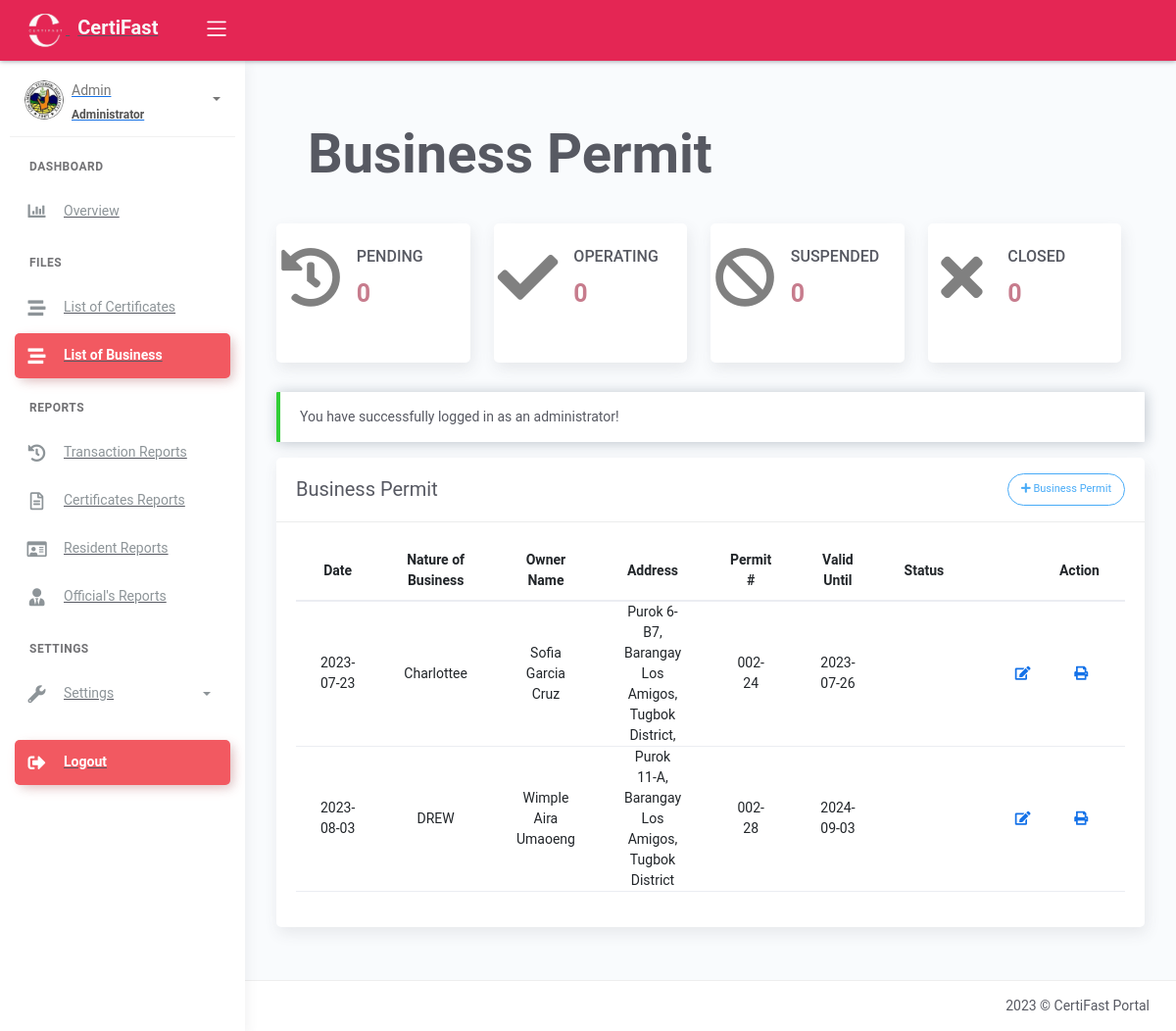
Page /business_permit.php (signed in) on the earlier database version.
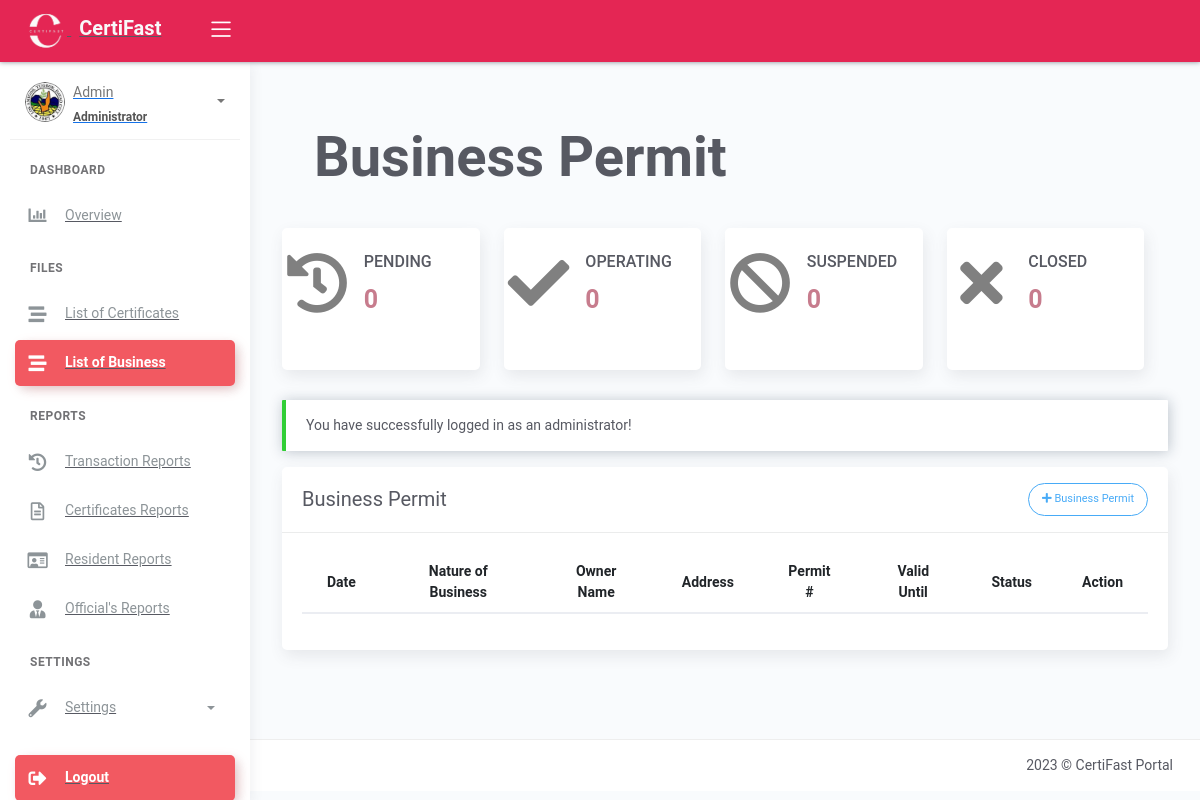
Same page on the later database version.
### tables this page shows
CREATE TABLE `tblpermit` (
  `id` int(11) NOT NULL AUTO_INCREMENT,
  `permit_number` varchar(50) NOT NULL,
  `business_name` varchar(80) DEFAULT NULL,
  `owner1` varchar(200) DEFAULT NULL,
  `email` varchar(50) DEFAULT NULL,
  `address` varchar(50) DEFAULT NULL,
  `location` varchar(50) DEFAULT NULL,
  `applied` date DEFAULT current_timestamp(),
  `community_tax` varchar(50) NOT NULL,
  `issued_on` date NOT NULL DEFAULT current_timestamp(),
  `issued_at` varchar(50) NOT NULL,
  `validation` date NOT NULL,
  `cert_name` varchar(50) NOT NULL,
  `requester` varchar(50) NOT NULL,
  `req_email` varchar(50) NOT NULL,
  `status` varchar(50) NOT NULL,
  PRIMARY KEY (`id`)
);

### business_permit.php (the view, shortened to what the changed rows need)
<?php include 'server/server.php' ?>
<?php
	$query = "SELECT * FROM `tblpermit`";
	$result = $conn->query($query);
	$statusBadges = [
		'on hold' => '<span class="badge badge-primary">On Hold</span>',
		'operating' => '<span class="badge badge-success">Operating</span>',
		'suspended' => '<span class="badge badge-warning">Suspended</span>',
		'closed' => '<span class="badge badge-danger">Closed</span>'
	];
	$permit = array();
	while ($row = $result->fetch_assoc()) {
		$status = $row['status'];
		$statusBadge = isset($statusBadges[$status]) ? $statusBadges[$status] : '';
		$row['permit_badge'] = $statusBadge;
		$permit[] = $row;
	}
?>
<!DOCTYPE html>
<html lang="en">
<head>
	<?php include 'templates/header.php' ?>
</head>
<body>
	<div class="wrapper">
		<div class="main-panel">
			<div class="content">
				<div class="page-inner">
					<div class="row mt-2">
						<div class="panel-header">
							<div class="page-inner">
								<div class="d-flex align-items-left align-items-md-center flex-column flex-md-row">
									<div class="text-center">
										<h1 class="text-center fw-bold" style ="font-size: 400%;">Business Permit</h1>
									</div>
								</div>
							</div>
						</div>
						<div class="row">
                            <div class="col-md-3">
                                <div class="card card-stats card card-round">
                                    <div class="card-body">
                                        <div class="row">
                                            <div class="col-2 col-stats">
                                                <div class="numbers mt-2">
                                                    <h2 class="text-uppercase" style="font-size: 16px;">Pending</h2>
                                                </div>
                                            </div>
                                        </div>
                                    </div>
                                </div>
                            </div>
                            <div class="col-md-3">
                                <div class="card card-stats card card-round">
                                    <div class="card-body">
                                        <div class="row">
                                            <div class="col-2 col-stats">
                                                <div class="numbers mt-2">
                                                    <h2 class="text-uppercase" style="font-size: 16px;">Operating</h2>
                                                </div>
                                            </div>
                                        </div>
                                    </div>
                                </div>
                            </div>
                            <div class="col-md-3">
                                <div class="card card-stats card card-round">
                                    <div class="card-body">
                                        <div class="row">
                                            <div class="col-2 col-stats">
                                                <div class="numbers mt-2">
                                                    <h2 class="text-uppercase" style="font-size: 16px;">Closed</h2>
                                                </div>
                                            </div>
                                        </div>
                                    </div>
                                </div>
                            </div>
					    </div>
						<div class="col-md-12">
                            <div class="card">
								<div class="card-body">
									<div class="table-responsive">
										<table id="residenttable" class="table">
											<thead>
												<tr class="text-center">
													<th scope="col">Date</th>
													<th scope="col">Nature of Business</th>
													<th scope="col">Owner Name</th>
													<th scope="col">Address</th>
													<th scope="col">Permit #</th>
													<th scope="col">Valid Until</th>
													<th scope="col">Status</th>
													<?php if(isset($_SESSION['username'])):?>
													<th scope="col">Action</th>
													<?php endif ?>
												</tr>
											</thead>
											<tbody>
												<?php if(!empty($permit)): ?>
													<?php foreach($permit as $row): ?>
													<tr class="text-center">
														<td><?= ucwords($row['applied']) ?></td>
														<td><?= ucwords($row['business_name']) ?></td>
														<td><?= !empty($row['owner1']) ? ucwords($row['owner1']) : $row['owner1'] ?></td>
														<td><?= $row['address'] ?></td>
														<td><?= ucwords($row['permit_number']) ?></td>
														<td><?= $row['validation'] ?></td>
														<td class="text-center"><?= $row['permit_badge'] ?></td>
                                                        <?php if(isset($_SESSION['username'])):?>
														<td>
															<div class="form-button-action">
																	<a type="button" href="#edit" data-toggle="modal" class="btn btn-link btn-primary"
																		title="Edit Permit" onclick="editPermit(this)" data-id="<?= $row['id'] ?>" data-permit_number="<?= $row['permit_number'] ?>" data-business_name="<?= $row['business_name'] ?>" data-owner1="<?= $row['owner1'] ?>"
																		data-email="<?= $row['email'] ?>" data-address="<?= $row['address'] ?>" data-location="<?= $row['location'] ?>" data-applied="<?= $row['applied'] ?>"
																		data-community_tax="<?= $row['community_tax'] ?>" data-issued_on="<?= $row['issued_on'] ?>" data-issued_at="<?= $row['issued_at'] ?>"  data-validation="<?= $row['validation'] ?>"
																		data-status="<?= $row['status'] ?>">
																		<i class="fas fa-edit"></i>
																	</a>
																<a type="button" data-toggle="tooltip" href="generate_business_permit.php?id=<?= $row['id'] ?>" class="btn btn-link btn-primary" data-original-title="Generate Permit">
																	<i class="fas fa-print"></i>
																</a>
																<?php if(isset($_SESSION['username']) && $_SESSION['role']=='administrator'): ?>
																<a type="button" data-toggle="tooltip" href="model/remove_permit.php?id=<?= $row['id'] ?>" onclick="return confirm('Are you sure you want to delete this business permit?');" class="btn btn-link btn-danger" data-original-title="Remove">
																</a>
																<?php endif ?>
															</div>
														</td>
														<?php endif ?>
													</tr>
													<?php endforeach ?>
												<?php endif ?>
											</tbody>
										</table>
									</div>
								</div>
							</div>
						</div>
					</div>
				</div>
			</div>
		</div>
	</div>
</body>
</html>

Differences in the rows shown:
removed tblpermit: applied "2023-07-23", business_name "Charlottee", owner1 "Sofia Garcia Cruz", address "Purok 6-B7, Barangay Los Amigos, Tugbok District,", permit_number "002-24", validation "2023-07-26"
removed tblpermit: applied "2023-08-03", business_name "DREW", owner1 "Wimple Aira Umaoeng", address "Purok 11-A, Barangay Los Amigos, Tugbok District", permit_number "002-28", validation "2024-09-03"
